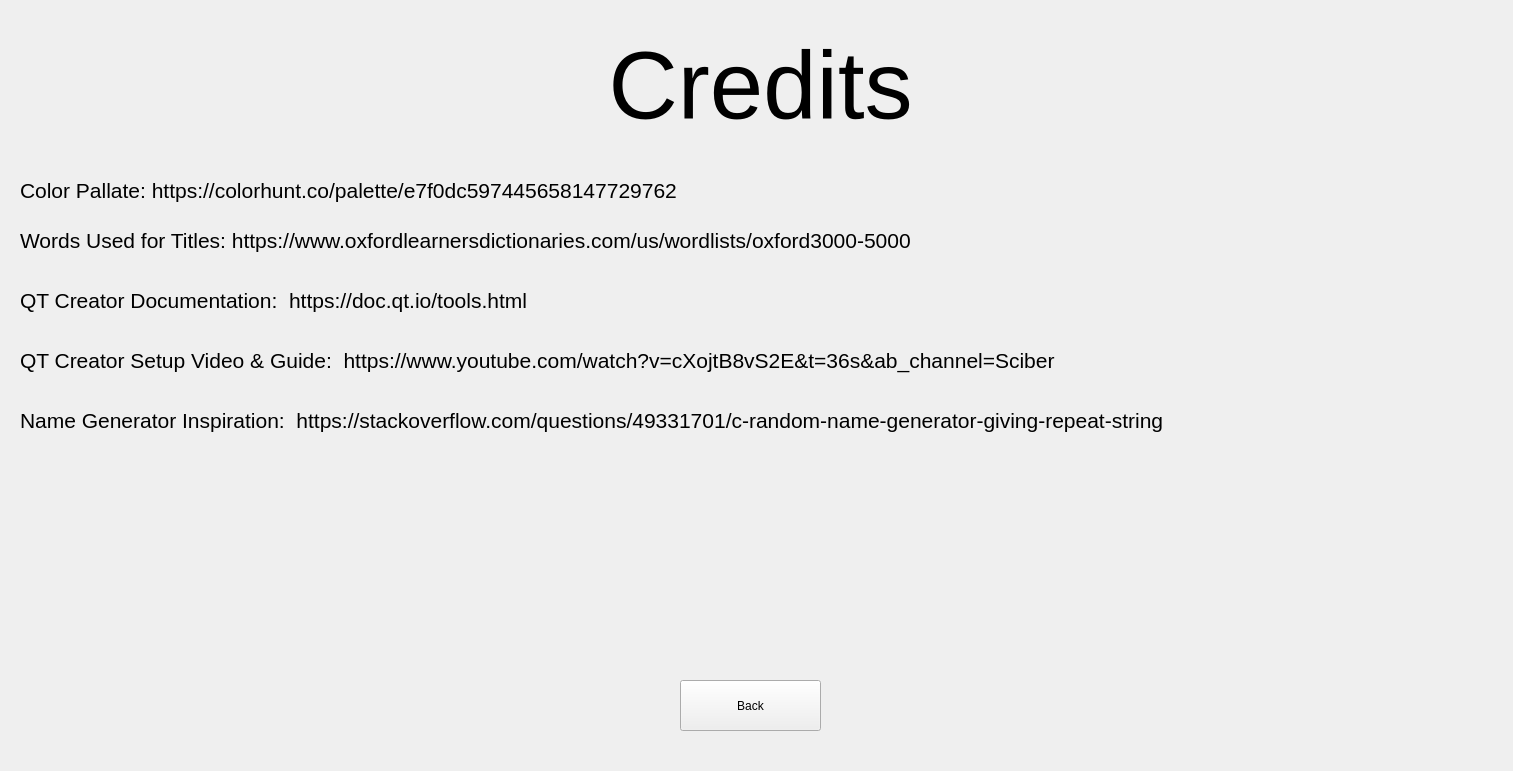
<?xml version="1.0" encoding="UTF-8"?>
<ui version="4.0">
 <class>credits</class>
 <widget class="QMainWindow" name="credits">
  <property name="geometry">
   <rect>
    <x>0</x>
    <y>0</y>
    <width>1513</width>
    <height>771</height>
   </rect>
  </property>
  <property name="windowTitle">
   <string>Credits</string>
  </property>
  <widget class="QWidget" name="centralwidget">
   <widget class="QLabel" name="HeadingLabel">
    <property name="geometry">
     <rect>
      <x>20</x>
      <y>40</y>
      <width>1481</width>
      <height>91</height>
     </rect>
    </property>
    <property name="font">
     <font>
      <pointsize>72</pointsize>
     </font>
    </property>
    <property name="layoutDirection">
     <enum>Qt::LayoutDirection::LeftToRight</enum>
    </property>
    <property name="text">
     <string>Credits</string>
    </property>
    <property name="alignment">
     <set>Qt::AlignmentFlag::AlignCenter</set>
    </property>
   </widget>
   <widget class="QLabel" name="label_4">
    <property name="geometry">
     <rect>
      <x>20</x>
      <y>270</y>
      <width>1481</width>
      <height>61</height>
     </rect>
    </property>
    <property name="font">
     <font>
      <pointsize>16</pointsize>
     </font>
    </property>
    <property name="text">
     <string>QT Creator Documentation:  https://doc.qt.io/tools.html </string>
    </property>
    <property name="textFormat">
     <enum>Qt::TextFormat::PlainText</enum>
    </property>
   </widget>
   <widget class="QLabel" name="label_6">
    <property name="geometry">
     <rect>
      <x>20</x>
      <y>390</y>
      <width>1481</width>
      <height>61</height>
     </rect>
    </property>
    <property name="font">
     <font>
      <pointsize>16</pointsize>
     </font>
    </property>
    <property name="text">
     <string>Name Generator Inspiration:  https://stackoverflow.com/questions/49331701/c-random-name-generator-giving-repeat-string</string>
    </property>
    <property name="textFormat">
     <enum>Qt::TextFormat::PlainText</enum>
    </property>
   </widget>
   <widget class="QLabel" name="label_5">
    <property name="geometry">
     <rect>
      <x>20</x>
      <y>330</y>
      <width>1481</width>
      <height>61</height>
     </rect>
    </property>
    <property name="font">
     <font>
      <pointsize>16</pointsize>
     </font>
    </property>
    <property name="text">
     <string>QT Creator Setup Video &amp; Guide:  https://www.youtube.com/watch?v=cXojtB8vS2E&amp;t=36s&amp;ab_channel=Sciber</string>
    </property>
    <property name="textFormat">
     <enum>Qt::TextFormat::PlainText</enum>
    </property>
   </widget>
   <widget class="QLabel" name="label_2">
    <property name="geometry">
     <rect>
      <x>20</x>
      <y>160</y>
      <width>1481</width>
      <height>61</height>
     </rect>
    </property>
    <property name="font">
     <font>
      <pointsize>16</pointsize>
     </font>
    </property>
    <property name="text">
     <string>Color Pallate: https://colorhunt.co/palette/e7f0dc597445658147729762 </string>
    </property>
    <property name="textFormat">
     <enum>Qt::TextFormat::PlainText</enum>
    </property>
   </widget>
   <widget class="QLabel" name="label_3">
    <property name="geometry">
     <rect>
      <x>20</x>
      <y>210</y>
      <width>1481</width>
      <height>61</height>
     </rect>
    </property>
    <property name="font">
     <font>
      <pointsize>16</pointsize>
     </font>
    </property>
    <property name="text">
     <string>Words Used for Titles: https://www.oxfordlearnersdictionaries.com/us/wordlists/oxford3000-5000</string>
    </property>
    <property name="textFormat">
     <enum>Qt::TextFormat::PlainText</enum>
    </property>
   </widget>
   <widget class="QPushButton" name="BackButton">
    <property name="geometry">
     <rect>
      <x>680</x>
      <y>680</y>
      <width>141</width>
      <height>51</height>
     </rect>
    </property>
    <property name="text">
     <string>Back</string>
    </property>
   </widget>
  </widget>
 </widget>
 <resources/>
 <connections/>
</ui>
